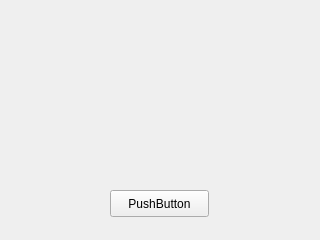
<?xml version="1.0" encoding="UTF-8"?>
<ui version="4.0">
 <class>OpiWatch</class>
 <widget class="QWidget" name="OpiWatch">
  <property name="geometry">
   <rect>
    <x>0</x>
    <y>0</y>
    <width>320</width>
    <height>240</height>
   </rect>
  </property>
  <property name="windowTitle">
   <string>Form</string>
  </property>
  <property name="styleSheet">
   <string notr="true"/>
  </property>
  <widget class="QPushButton" name="pushButton">
   <property name="geometry">
    <rect>
     <x>110</x>
     <y>190</y>
     <width>99</width>
     <height>27</height>
    </rect>
   </property>
   <property name="text">
    <string>PushButton</string>
   </property>
  </widget>
 </widget>
 <resources/>
 <connections/>
</ui>
